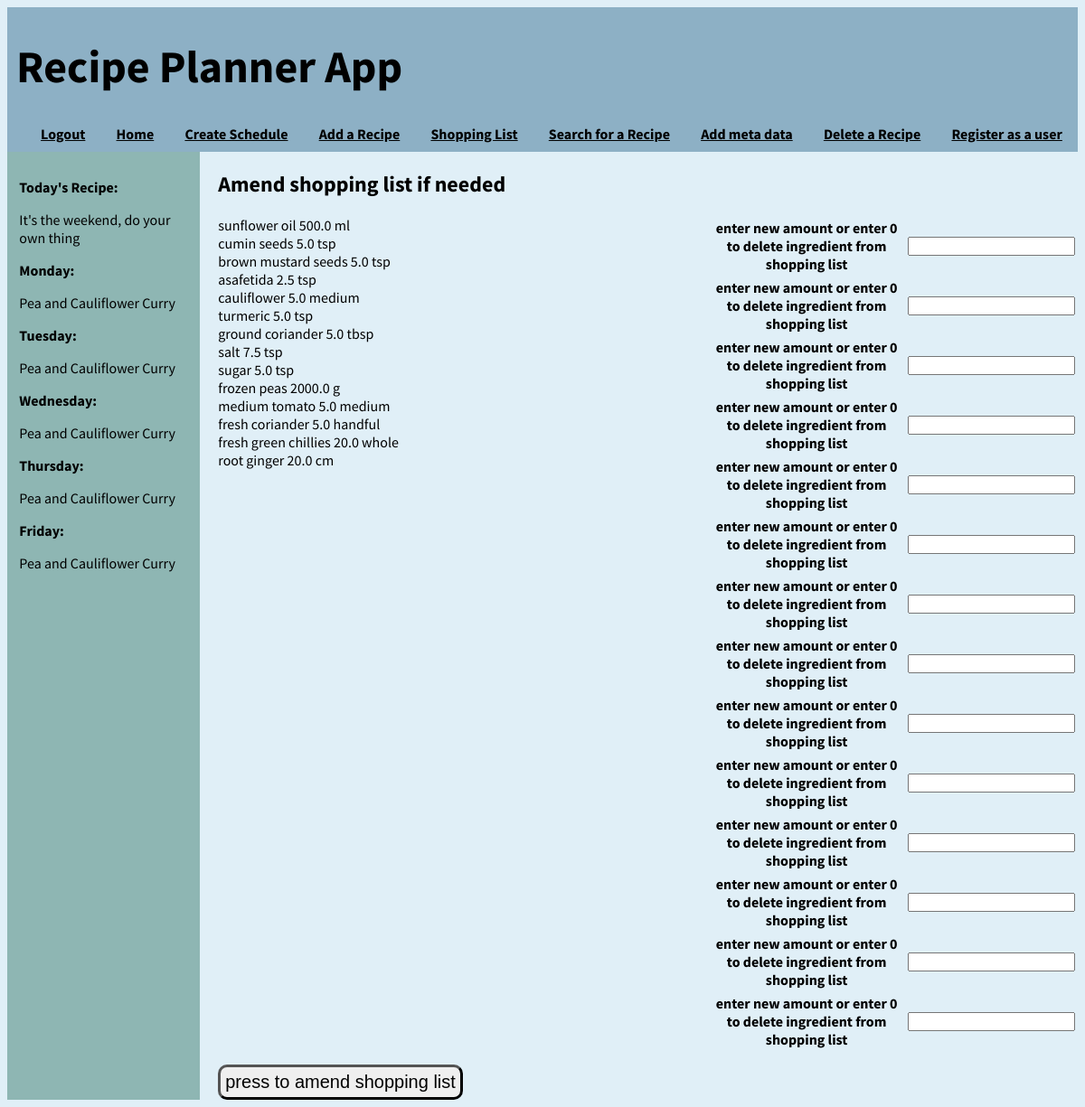
Page /amend_shopping_list (signed in) on the committed database.
### application/models.py (models this page shows, shortened)
class Recipes(db.Model):
    id = db.Column(db.Integer, primary_key=True)
    recipe_name = db.Column(db.String(100), nullable=False)
    recipe_description = db.Column(db.String(500))
    cuisine_id = db.Column(db.Integer, db.ForeignKey('cuisine.id'))
    quantity = db.relationship('Quantity', backref="recipes")
    method = db.relationship('Method', backref='mrecipes')

class Ingredients(db.Model):
    id = db.Column(db.Integer, primary_key=True)
    ingredient_name = db.Column(db.String(50), nullable=False, index=True, unique=True)
    quantity = db.relationship("Quantity", backref="ingredients")
    shoppinglist = db.relationship("ShoppingList", backref="shopping_list")

class ShoppingList(db.Model):
    id = db.Column(db.Integer, primary_key=True)
    ingredient_id = db.Column(db.Integer, db.ForeignKey('ingredients.id'), nullable=False, index=True)
    amount = db.Column(db.Float, nullable=False)
    measure_id = db.Column(db.Integer, db.ForeignKey('measure.id'), nullable = False)
    user_id = db.Column(db.Integer, db.ForeignKey('user.id'), nullable=False)

class Measure(db.Model):
    id = db.Column(db.Integer, primary_key=True)
    measure = db.Column(db.String(20), nullable=False, index=True, unique=True)
    quantity = db.relationship("Quantity", backref="measurebr")
    shoppinglist = db.relationship("ShoppingList", backref="measurebr1")

### application/routes.py (the view)
@app.route('/amend_shopping_list', methods = ['GET', 'POST'])
@login_required
def amend_shopping_list():
    week = create_weekly_recipes()
    recipe_of_the_day = create_recipe_of_the_day()
    day = what_day_is_it()
    shopping_list = create_shopping_list()
    amount_list = [{i[0] : i[1]} for i in shopping_list]
    form = AmendAmountForm(ingredients = amount_list)
    if request.method == "POST":
        s = db.session.query(func.min(ShoppingList.id)).first()
        n = s[0]
        print(form.ingredients.data)
        for ingr in form.ingredients.data:
            sl = ShoppingList.query.filter_by(id = n).first()
            if ingr["amount"] == None:
                pass
            elif ingr["amount"] == 0:
                db.session.delete(sl)
                db.session.commit()
            else:
                 sl.amount = ingr["amount"]
                 db.session.commit()
            n += 1
        return redirect(url_for("post_shopping_list"))
    else:
        return render_template('amend_shopping_list.html', shopping_list=shopping_list, day=day, week=week, recipe_of_the_day=recipe_of_the_day, form=form)

### application/forms.py
class AmendAmountForm(FlaskForm):
    ingredients = FieldList(FormField(AmountForm))
    submit = SubmitField("press to amend shopping list")

class AmountForm(FlaskForm):
    amount = DecimalField("enter new amount or enter 0 to delete ingredient from shopping list")

### application/models.py (called while the page is built)
@login.user_loader
def load_user(id):
    return User.query.get(int(id))

### application/routes.py (called while the page is built)
def get_recipe_for_day(day_number):
    day_recipe = Recipes.query.filter_by(id = Schedule.query.filter_by(day_of_the_week = day_number).first().recipe_id).first()
    if day_recipe:
        return day_recipe
    else:
        return Recipes.query.filter_by(id = 1).first()

def create_weekly_recipes():
    week = []
    for num in range(5):
         week.append(get_recipe_for_day(num))
    return week

def create_recipe_of_the_day():
    if datetime.today().weekday() == 5 or datetime.today().weekday() == 6: # change this to show a dumy recipe on the weekend
        recipe_of_the_day = "It's the weekend, do your own thing"
    else:
        recipe_of_the_day = Recipes.query.filter_by(id = (Schedule.query.filter_by(day_of_the_week = datetime.today().weekday()).first().recipe_id)).first().recipe_name
    return recipe_of_the_day

def what_day_is_it():
    day = date.today()
    day = calendar.day_name[day.weekday()]

def create_shopping_list():
    shopping_list_raw = ShoppingList.query.all()
    shopping_list = []
    for shopping_list_raw_item in shopping_list_raw:
        shopping_list.append([Ingredients.query.filter_by(id=shopping_list_raw_item.ingredient_id).first().ingredient_name, shopping_list_raw_item.amount, Measure.query.filter_by(id = shopping_list_raw_item.measure_id).first().measure])
    return shopping_list

### application/templates/amend_shopping_list.html (shortened to what this page needs)
{% extends 'layout.html'%}
{% block body %}
<form method="POST">
    <h2>
        Amend shopping list if needed
    </h2>
    <div id="innercntr">
        <div>
            {% for ingredient in shopping_list %}
            <div class="field">
                {{ ingredient[0]}}
                {{ ingredient[1]}}
                {{ ingredient[2]}}
            </div>
        {% endfor %}
        </div>
        <div>
            {% from "_formhelpers.html" import render_field %}
            {% for amount_form in form.ingredients %}
            {{ render_field(amount_form) }}
            {% endfor %}
        </div>
    </div>
    {{ form.submit }}
</form>
{% endblock body %}

### application/templates/layout.html (shortened to what this page needs)
<!DOCTYPE html>
<html lang="en">
<head>
    <link href="../static/format.css" rel="stylesheet">
</head>
<body style="font-family: Source Sans Pro, sans-serif">
    <div class="header" >
        <div style="display:flex">
            <h1 style="color:rgb(0, 0, 0); font-size:50px; margin-left: 10px"> Recipe Planner App</h1></div>
        <div id = "links">
            {% if current_user.is_anonymous %}
            <a href="{{ url_for('login') }}">Login</a>
            {% else %}
            <a href="{{ url_for('logout') }}">Logout</a>
            {% endif %}
            <a href="{{ url_for('index') }}">Home</a>
            <a href="{{ url_for('create_weekly_schedule') }}"> Create Schedule</a>
            <a href="{{ url_for('add_recipe') }}">Add a Recipe</a>
            <a href="{{ url_for('amend_shopping_list') }}">Shopping List</a>
            <a href="{{ url_for('search_recipes') }}">Search for a Recipe</a>
            <a href="{{ url_for('add_meta') }}">Add meta data</a>
            <a href="{{ url_for('delete_recipe') }}"> Delete a Recipe</a>
            <a href="{{url_for('register')}}">Register as a user</a>
        </div>
    </div>
    <div class="container">
        <div id="left">
            <p><b>Today's Recipe:</b></p>
            {{ recipe_of_the_day }}
            <p><b>Monday:</b></p>
            {{ week[0].recipe_name }}
            <p><b>Tuesday:</b></p>
            {{ week[1].recipe_name }}
            <p><b>Wednesday:</b></p>
            {{ week[2].recipe_name }}
            <p><b>Thursday:</b></p>
            {{ week[3].recipe_name }}
            <p><b>Friday:</b></p>
            {{ week[4].recipe_name }}
        </div>
        <div id="center">
            {% block body %}
            {% endblock body %}
        </div>
    </div>
</body>
</html>

### application/templates/_formhelpers.html (shortened to what this page needs)
{% macro render_field(field) %}
  <dd>{{ field(**kwargs)|safe }}
  </dd>
{% endmacro %}

### application/static/format.css (style rules this page uses)
html { background-color: #e0eff7; }
.header { background-color:#8db0c5; width:100%; margin: 0 auto }
#links { text-align: center; display: flex; justify-content: space-around; color:white; padding-bottom: 10px; padding-left: 20px; font-weight: bold; }
#innercntr { display: flex; justify-content: space-between; }
#center { padding-left: 20px; }
#submit_cuisine, #submit_recipes, #submit { padding: 5px; font-size: 20px; border-radius: 10px; border-width: 3px;margin-top: 15px; }
.field { display: flex; width: 500px; justify-content: space-between; }
.container { display: flex; width : 100%; }
#left { max-width: 40%; padding: 10pt; background-color: #8eb6b3; }

### application/templates/layout.html (style rules this page uses)
a { color:rgb(0, 0, 0) }

### rows in the picture
Recipes: recipe_name "Pea and Cauliflower Curry"
Ingredients: ingredient_name "sunflower oil"
ShoppingList: amount "500.0"
Measure: measure "ml"
Ingredients: ingredient_name "cumin seeds"
ShoppingList: amount "5.0"
Measure: measure "tsp" "tsp" "tsp" "tsp" "tsp" "tsp"
Ingredients: ingredient_name "brown mustard seeds"
ShoppingList: amount "5.0"
Ingredients: ingredient_name "asafetida"
ShoppingList: amount "2.5"
Ingredients: ingredient_name "cauliflower"
ShoppingList: amount "5.0"
Measure: measure "medium" "medium"
Ingredients: ingredient_name "turmeric"
ShoppingList: amount "5.0"
Ingredients: ingredient_name "ground coriander"
ShoppingList: amount "5.0"
Measure: measure "tbsp"
Ingredients: ingredient_name "salt"
ShoppingList: amount "7.5"
Ingredients: ingredient_name "sugar"
ShoppingList: amount "5.0"
Ingredients: ingredient_name "frozen peas"
ShoppingList: amount "2000.0"
Ingredients: ingredient_name "medium tomato"
ShoppingList: amount "5.0"
Ingredients: ingredient_name "fresh coriander"
ShoppingList: amount "5.0"
Measure: measure "handful"
Ingredients: ingredient_name "fresh green chillies"
ShoppingList: amount "20.0"
Measure: measure "whole"
Ingredients: ingredient_name "root ginger"
ShoppingList: amount "20.0"
Measure: measure "cm"

### other values in the picture
{{ recipe_of_the_day }} "It's the weekend, do your own thing"
{{ ingredient[2] }} "g"
